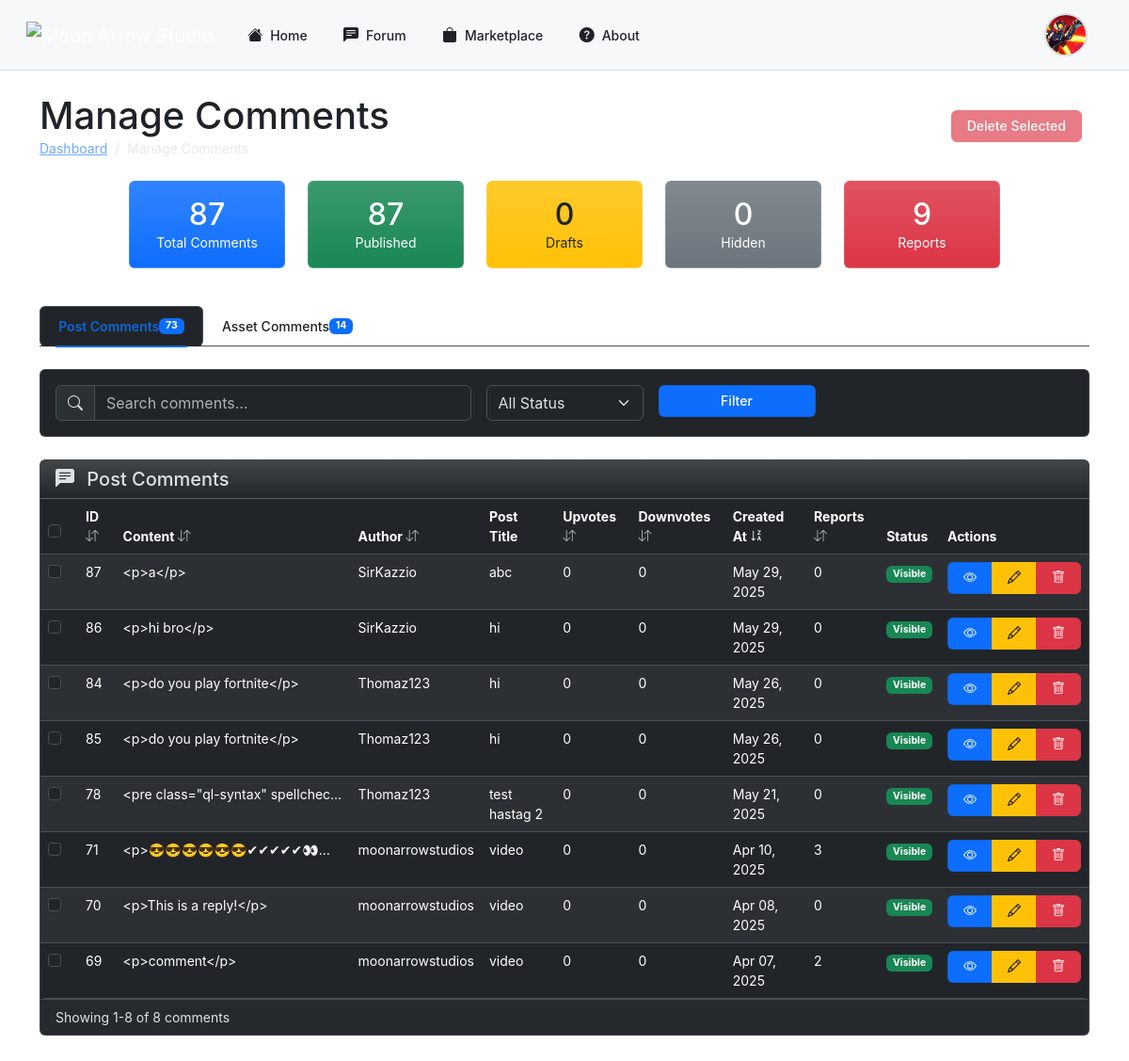
The page /php/admin/manage_comments.php (signed in) on the database its author committed.
### tables this page shows
CREATE TABLE IF NOT EXISTS `comments` (
  `id` int NOT NULL AUTO_INCREMENT,
  `post_id` int NOT NULL,
  `user_id` int NOT NULL,
  `content` text NOT NULL,
  `created_at` datetime DEFAULT CURRENT_TIMESTAMP,
  `parent_id` int DEFAULT NULL,
  `upvotes` int NOT NULL DEFAULT '0',
  `downvotes` int NOT NULL DEFAULT '0',
  `status` enum('published','draft','hidden') NOT NULL DEFAULT 'published',
  `reported_count` int NOT NULL DEFAULT '0',
  `updated_at` timestamp NULL DEFAULT CURRENT_TIMESTAMP ON UPDATE CURRENT_TIMESTAMP,
  PRIMARY KEY (`id`),
  KEY `post_id` (`post_id`),
  KEY `user_id` (`user_id`),
  KEY `idx_parent_id` (`parent_id`)
);

CREATE TABLE IF NOT EXISTS `users` (
  `user_id` int NOT NULL AUTO_INCREMENT,
  `username` varchar(50) NOT NULL,
  `email` varchar(100) NOT NULL,
  `password` varchar(255) NOT NULL,
  `role` enum('admin','user') DEFAULT 'user',
  `created_at` datetime DEFAULT CURRENT_TIMESTAMP,
  `profile_picture` varchar(255) DEFAULT NULL,
  `banner` varchar(255) DEFAULT NULL,
  `description` text,
  `status` enum('active','suspended') NOT NULL DEFAULT 'active',
  `youtube` varchar(255) DEFAULT NULL,
  `linkedin` varchar(255) DEFAULT NULL,
  `twitter` varchar(255) DEFAULT NULL,
  `instagram` varchar(255) DEFAULT NULL,
  `github` varchar(255) DEFAULT NULL,
  `portfolio` varchar(255) DEFAULT NULL,
  `reported_count` int NOT NULL DEFAULT '0',
  `follow_notifications` tinyint(1) NOT NULL DEFAULT '1',
  `asset_comment_notifications` tinyint(1) NOT NULL DEFAULT '1',
  `reply_notifications` tinyint(1) NOT NULL DEFAULT '1',
  `notification_frequency` enum('instant','hourly','daily','weekly') NOT NULL DEFAULT 'instant',
  `email_updates` tinyint(1) NOT NULL DEFAULT '1',
  `comment_notifications` tinyint(1) NOT NULL DEFAULT '1',
  PRIMARY KEY (`user_id`),
  UNIQUE KEY `username` (`username`),
  UNIQUE KEY `email` (`email`)
);

CREATE TABLE IF NOT EXISTS `posts` (
  `id` int NOT NULL AUTO_INCREMENT,
  `title` varchar(255) NOT NULL,
  `content` text NOT NULL,
  `category_id` int NOT NULL,
  `hashtags` text,
  `images` text,
  `created_at` timestamp NULL DEFAULT CURRENT_TIMESTAMP,
  `videos` text,
  `user_id` int NOT NULL,
  `upvotes` int DEFAULT '0',
  `downvotes` int DEFAULT '0',
  `status` enum('published','draft','hidden') NOT NULL DEFAULT 'published',
  `views` int DEFAULT '0',
  `updated_at` timestamp NULL DEFAULT CURRENT_TIMESTAMP ON UPDATE CURRENT_TIMESTAMP,
  `reported_count` int DEFAULT '0',
  PRIMARY KEY (`id`),
  KEY `fk_posts_categories` (`category_id`),
  KEY `user_id` (`user_id`)
);

### php/admin/manage_comments.php (the view, shortened to what the rows shown need)
<?php
function getSortIcon($column) {
    global $sortBy, $sortOrder;
    if ($sortBy !== $column) {
        return '<i class="bi bi-arrow-down-up text-muted"></i>';
    } else if ($sortOrder === 'ASC') {
        return '<i class="bi bi-sort-alpha-down"></i>';
    } else {
        return '<i class="bi bi-sort-alpha-down-alt"></i>';
    }
}
require_once '../db_connect.php';
$query = "SELECT role FROM users WHERE user_id = ?";
$page = isset($_GET['page']) ? (int)$_GET['page'] : 1;
$limit = isset($_GET['limit']) ? (int)$_GET['limit'] : 10;
$offset = ($page - 1) * $limit;
$commentType = isset($_GET['type']) ? $_GET['type'] : 'post';
$sortBy = isset($_GET['sort']) ? $_GET['sort'] : 'created_at';
$sortOrder = isset($_GET['order']) ? $_GET['order'] : 'DESC';
if ($commentType === 'asset') {
    $query = "SELECT c.id, c.content, c.status, c.upvotes, c.downvotes, c.created_at, c.reported_count,
                    u.user_id, u.username, a.title as asset_title, c.parent_id,
                    'asset' as comment_type
             FROM comments_asset c
             JOIN users u ON c.user_id = u.user_id
             JOIN assets a ON c.asset_id = a.id
             WHERE 1=1";
} else {
    $query = "SELECT c.id, c.content, c.status, c.upvotes, c.downvotes, c.created_at, c.reported_count,
                    u.user_id, u.username, p.title as post_title, NULL as parent_id,
                    'post' as comment_type
             FROM comments c
             JOIN users u ON c.user_id = u.user_id
             JOIN posts p ON c.post_id = p.id
             WHERE 1=1";
}
$params = [];
$types = "";
$query .= " ORDER BY $sortBy $sortOrder LIMIT ? OFFSET ?";
$params[] = $limit;
$params[] = $offset;
$types .= "ii";
$stmt = $conn->prepare($query);
$stmt->bind_param($types, ...$params);
$stmt->execute();
$result = $stmt->get_result();
$comments = [];
while ($row = $result->fetch_assoc()) {
    $comments[] = $row;
}
?>
<!DOCTYPE html>
<html lang="en" data-bs-theme="dark">
<head>
    <link rel="stylesheet" href="https://cdn.jsdelivr.net/npm/bootstrap-icons@1.11.3/font/bootstrap-icons.min.css">
    <link rel="stylesheet" href="https://cdn.jsdelivr.net/npm/bootstrap@5.3.3/dist/css/bootstrap.min.css">
</head>
<body>
    <?php include('../header.php'); ?>
    <div class="container py-4">
    <div class="d-flex justify-content-between align-items-center mb-4">
    <div>
        <h1 class="mb-0">Manage Comments</h1>
    </div>
</div>
        <div class="card mb-4">
            <div class="card-body p-0">
                <div class="table-responsive">
                <table class="table table-hover table-striped mb-0">
                    <thead>
                        <tr>
                            <th width="40">
                                <div class="form-check">
                                    <input class="form-check-input" type="checkbox" id="selectAll">
                                </div>
                            </th>
                            <th class="cursor-pointer" onclick="changeSort('id')">
                                ID <?php echo getSortIcon('id'); ?>
                            </th>
                            <th class="cursor-pointer" onclick="changeSort('content')">
                                Content <?php echo getSortIcon('content'); ?>
                            </th>
                            <th class="cursor-pointer" onclick="changeSort('username')">
                                Author <?php echo getSortIcon('username'); ?>
                            </th>
                            <th>
                                <?php echo ($commentType === 'asset') ? 'Asset Title' : 'Post Title'; ?>
                            </th>
                            <th class="cursor-pointer" onclick="changeSort('upvotes')">
                                Upvotes <?php echo getSortIcon('upvotes'); ?>
                            </th>
                            <th class="cursor-pointer" onclick="changeSort('downvotes')">
                                Downvotes <?php echo getSortIcon('downvotes'); ?>
                            </th>
                            <th class="cursor-pointer" onclick="changeSort('created_at')">
                                Created At <?php echo getSortIcon('created_at'); ?>
                            </th>
                            <th class="cursor-pointer" onclick="changeSort('reported_count')">
                                Reports <?php echo getSortIcon('reported_count'); ?>
                            </th>
                            <th>Status</th>
                            <th class="actions-column">Actions</th>
                        </tr>
                    </thead>
                    <tbody>
                        <?php if (count($comments) > 0): ?>
                            <?php foreach ($comments as $comment): ?>
                                <tr<?php echo ($commentType === 'asset' && $comment['parent_id']) ? ' class="reply-comment"' : ''; ?>>
                                    <td>
                                        <div class="form-check">
                                            <input class="form-check-input comment-select" type="checkbox"
                                                data-type="<?php echo $comment['comment_type']; ?>"
                                                value="<?php echo $comment['id']; ?>">
                                        </div>
                                    </td>
                                    <td><?php echo $comment['id']; ?></td>
                                    <td class="truncate-text"><?php echo htmlspecialchars($comment['content']); ?></td>
                                    <td><?php echo htmlspecialchars($comment['username']); ?></td>
                                    <td>
                                        <?php if ($commentType === 'asset'): ?>
                                            <?php echo htmlspecialchars($comment['asset_title']); ?>
                                        <?php else: ?>
                                            <?php echo htmlspecialchars($comment['post_title']); ?>
                                        <?php endif; ?>
                                    </td>
                                    <td><?php echo $comment['upvotes']; ?></td>
                                    <td><?php echo $comment['downvotes']; ?></td>
                                    <td><?php echo date('M d, Y', strtotime($comment['created_at'])); ?></td>
                                    <td><?php echo $comment['reported_count']; ?></td>
                                    <td>
                                        <?php if ($comment['status'] === 'published'): ?>
                                            <span class="badge bg-success">Visible</span>
                                        <?php elseif ($comment['status'] === 'draft'): ?>
                                            <span class="badge bg-warning text-dark">Draft</span>
                                        <?php else: ?>
                                            <span class="badge bg-secondary">Hidden</span>
                                        <?php endif; ?>
                                    </td>
                                    <td class="actions-column">
                                        <div class="btn-group btn-group-sm">
                                            <a href="<?php echo $baseUrl; ?>php/admin/view_comment.php?id=<?php echo $comment['id']; ?>&type=<?php echo $comment['comment_type']; ?>" class="btn btn-primary" title="View">
                                                <i class="bi bi-eye"></i>
                                            </a>
                                            <a href="edit_comment.php?id=<?php echo $comment['id']; ?>&type=<?php echo $comment['comment_type']; ?>" class="btn btn-warning" title="Edit">
                                                <i class="bi bi-pencil"></i>
                                            </a>
                                            <button class="btn btn-danger delete-comment" data-bs-toggle="modal" data-bs-target="#deleteCommentModal"
                                                data-comment-id="<?php echo $comment['id']; ?>"
                                                data-comment-type="<?php echo $comment['comment_type']; ?>"
                                                data-comment-content="<?php echo htmlspecialchars($comment['content']); ?>" title="Delete">
                                                <i class="bi bi-trash"></i>
                                            </button>
                                        </div>
                                    </td>
                                </tr>
                            <?php endforeach; ?>
                        <?php else: ?>
                            <tr>
                                <td colspan="<?php echo ($commentType === 'asset') ? '13' : '12'; ?>" class="text-center py-4">No comments found matching your criteria.</td>
                            </tr>
                        <?php endif; ?>
                    </tbody>
                </table>
                </div>
            </div>
        </div>
    </div>
</body>
</html>

### rows shown on the page
comments: id "87", content "<p>a</p>", user.username "SirKazzio", post.title "abc", upvotes "0", downvotes "0", created_at "May 29, 2025", reported_count "0", status "Visible"
comments: id "86", content "<p>hi bro</p>", user.username "SirKazzio", post.title "hi", upvotes "0", downvotes "0", created_at "May 29, 2025", reported_count "0", status "Visible"
comments: id "84", content "<p>do you play fortnite</p>", user.username "Thomaz123", post.title "hi", upvotes "0", downvotes "0", created_at "May 26, 2025", reported_count "0", status "Visible"
comments: id "85", content "<p>do you play fortnite</p>", user.username "Thomaz123", post.title "hi", upvotes "0", downvotes "0", created_at "May 26, 2025", reported_count "0", status "Visible"
comments: id "78", content "<pre class=\"ql-syntax\" spellchec…", user.username "Thomaz123", post.title "test hastag 2", upvotes "0", downvotes "0", created_at "May 21, 2025", reported_count "0", status "Visible"
comments: id "71", content "<p>😎😎😎😎😎😎✔✔✔✔✔👀…", user.username "moonarrowstudios", post.title "video", upvotes "0", downvotes "0", created_at "Apr 10, 2025", reported_count "3", status "Visible"
comments: id "70", content "<p>This is a reply!</p>", user.username "moonarrowstudios", post.title "video", upvotes "0", downvotes "0", created_at "Apr 08, 2025", reported_count "0", status "Visible"
comments: id "69", content "<p>comment</p>", user.username "moonarrowstudios", post.title "video", upvotes "0", downvotes "0", created_at "Apr 07, 2025", reported_count "2", status "Visible"

### other values the page prints
$comment_stats['total_comments'] "87"
$comment_stats['published_count'] "87"
$comment_stats['draft_count'] "0"
$comment_stats['hidden_count'] "0"
$comment_stats['total_reports'] "9"
$comment_type_count['post_comments_count'] "73"
$comment_type_count['asset_comments_count'] "14"
min(($page - 1) * $limit + 1, $totalRecords) "1"
min($page * $limit, $totalRecords) "8"
$totalRecords "8"
